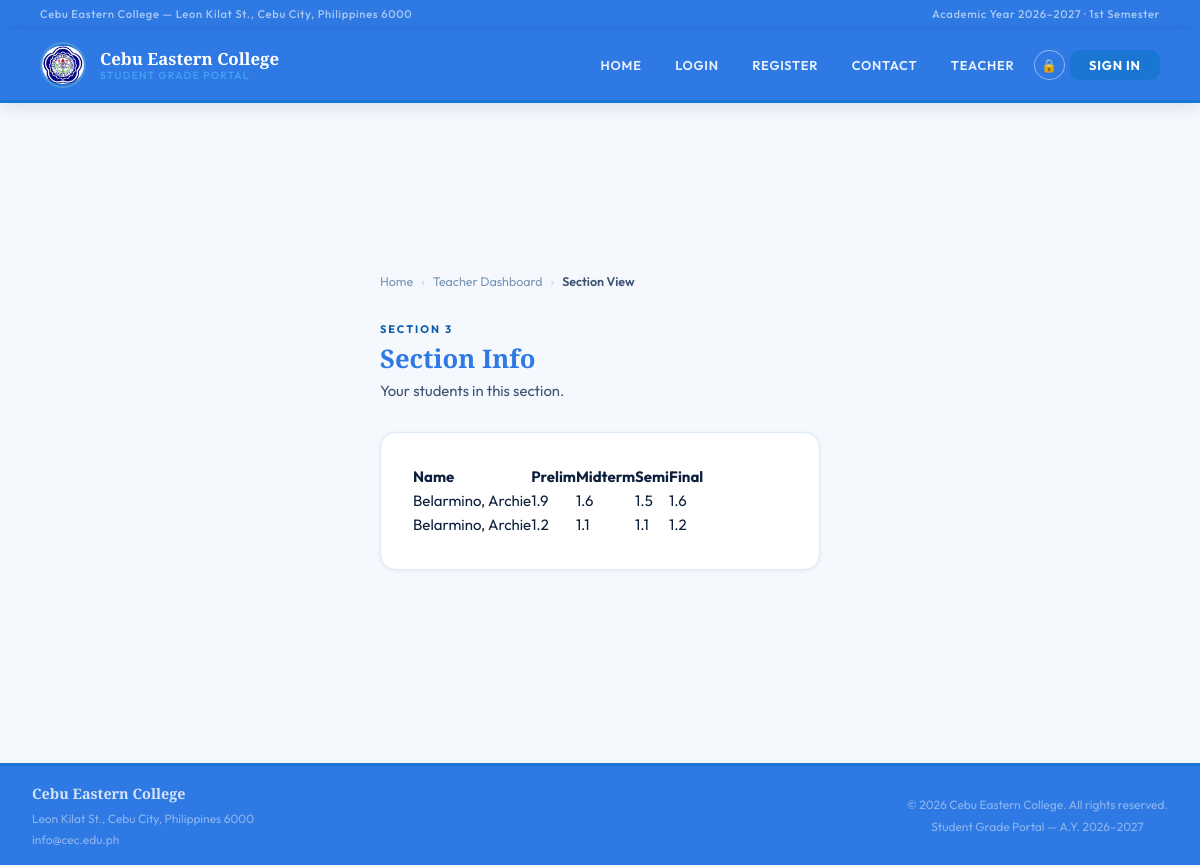
Page /teacher/Section 3/ (signed in) on the committed database.
### portal/models.py (models this page shows, shortened)
class ClassSection(models.Model):
    teacher = models.ForeignKey(Teacher, on_delete=models.CASCADE)
    subject = models.ForeignKey(Subject, on_delete=models.CASCADE)
    section_name = models.CharField(max_length=50)
    semester = models.CharField(max_length=10, choices=SEMESTER_CHOICES, default='1st')
    school_yr = models.CharField(max_length=20, default='2026-2027')
    students = models.ManyToManyField(Student, blank=True)
    class Meta:
        unique_together = ['teacher', 'subject', 'section_name', 'semester', 'school_yr']

class Grade(models.Model):
    student   = models.ForeignKey(Student, on_delete=models.CASCADE, related_name='grades')
    subject   = models.ForeignKey(Subject, on_delete=models.CASCADE)
    section   = models.ForeignKey('ClassSection', on_delete=models.CASCADE)
    semester  = models.CharField(max_length=10, choices=SEMESTER_CHOICES, default='1st')
    school_yr = models.CharField(max_length=20, default='2026-2027')
    prelim  = models.FloatField(null=True, blank=True)
    midterm = models.FloatField(null=True, blank=True)
    semi    = models.FloatField(null=True, blank=True)
    final   = models.FloatField(null=True, blank=True)
    remarks = models.CharField(max_length=10, choices=REMARKS_CHOICES, blank=True, default='')
    class Meta:
        ordering = ['-school_yr', 'semester', 'subject__code']
        unique_together = ['student', 'subject', 'semester', 'school_yr']

class Student(AbstractBaseUser):
    student_no  = models.CharField(max_length=20, unique=True)
    last_name   = models.CharField(max_length=100)
    first_name  = models.CharField(max_length=100)
    email       = models.EmailField(unique=True)
    course      = models.CharField(max_length=10, choices=COURSE_CHOICES, default='BSIT')
    year_level  = models.IntegerField(choices=YEAR_CHOICES, default=1)
    created_at  = models.DateTimeField(auto_now_add=True)
    is_active   = models.BooleanField(default=True)
    is_staff    = models.BooleanField(default=False)
    is_superuser = models.BooleanField(default=False)
    USERNAME_FIELD = 'student_no'
    REQUIRED_FIELDS = ['first_name', 'last_name', 'email']
    objects = StudentManager()

### portal/views.py (the view)
# urls.py: path('teacher/<str:section_name>/', views.section_view, name='teacher_section_view'),
def section_view(request, section_name):
    teacher = Teacher.objects.get(id=request.session.get('teacher_id'))
    section = ClassSection.objects.get(
        teacher=teacher,
        section_name=section_name
    )
    grades = Grade.objects.filter(section=section).select_related('student')
    students = section.students.all()
    return render(request, 'portal/teacher_section_view.html', {
        'section': section,
        'grades': grades,
        'students': students,
    })

### portal/templates/portal/teacher_section_view.html (shortened to what this page needs)
{% extends 'portal/base.html' %}
{% block content %}
  <div class="page-wrap page-wrap-narrow w-full" style="padding-top:2.5rem;">
    <div class="breadcrumb">
      <a href="{% url 'index' %}">Home</a>
      <span class="sep">›</span>
      <a href="{% url 'teacher' %}">Teacher Dashboard</a>
      <span class="sep">›</span>
      <span>Section View</span>
    </div>
    <div class="section-header fade-up">
      <div class="eyebrow">{{ section.section_name }}</div>
      <h2>Section Info</h2>
      <p>Your students in this section.</p>
    </div>
    <div class="card fade-up-2 w-full">
     <table>
  <thead>
    <tr>
      <th class="text-left">Name</th>
      <th class="text-left">Prelim</th>
      <th class="text-left">Midterm</th>
      <th class="text-left">Semi</th>
      <th class="text-left">Final</th>
    </tr>
  </thead>
  <tbody>
    {% for item in grades %}
<tr>
  <td>{{ item.student.last_name }}, {{ item.student.first_name }}</td>
  <td>{{ item.prelim }}</td>
  <td>{{ item.midterm }}</td>
  <td>{{ item.semi }}</td>
  <td>{{ item.final }}</td>
</tr>
{% endfor %}
  </tbody>
</table>
    </div>
  </div>
{% endblock %}

### portal/static/portal/css/style.css (style rules this page uses)
:root { --navy: #2e79e3; --navy-mid: #142875; --navy-light: #1a3494; --sky: #1976d2; --sky-light: #42a5f5; --sky-dim: #0d5ca8; --sky-pale: #e3f0fc; --sky-tint: #f0f7ff; --white: #ffffff; --off-white: #f5f8fd; --text: #0d1f3c; --text-mid: #3d5273; --text-light: #7a95b8; --red: #c62828; --red-light: #ef5350; --green: #1b5e20; --green-light: #2e7d32; --border: #c8dbf0; --border-light: #deeaf8; --shadow-sm: 0 1px 4px rgba(13,33,88,.07); --shadow-md: 0 4px 18px rgba(13,33,88,.11); --shadow-lg: 0 12px 40px rgba(13,33,88,.17); --serif: 'Playfair Display', Georgia, serif; --sans: 'Outfit', sans-serif; --mono: 'JetBrains Mono', monospace; --radius: 10px; --radius-lg: 16px; }
*, *::before, *::after { box-sizing:border-box; margin:0; padding:0; }
html { scroll-behavior: smooth; overflow-x: hidden; scrollbar-width: none; -ms-overflow-style: none; }
body { font-family: var(--sans); background: var(--off-white); color: var(--text); min-height: 100vh; display: flex; flex-direction: column; font-size: 15px; line-height: 1.6; }
.page-wrap { flex:1; width:100%; max-width:1200px; margin:0 auto; padding:2.5rem 2.5rem 4rem; display: flex; flex-direction: column; justify-content: center; min-height: calc(100vh - 140px); }
.page-wrap-narrow { max-width:520px; }
.section-header { margin-bottom:1.8rem; }
.section-header .eyebrow { font-size:.68rem; font-weight:700; letter-spacing:.18em; text-transform:uppercase; color: var(--sky-dim); margin-bottom:.35rem; }
.section-header h2 { font-family: var(--serif); font-size:1.6rem; font-weight:700; color:var(--navy); line-height:1.2; }
.section-header p { color:var(--text-mid); font-size:.93rem; margin-top:.3rem; }
.card { background: var(--white); border: 1px solid var(--border-light); border-radius: var(--radius-lg); padding: 2rem; box-shadow: var(--shadow-sm); }
a { color:var(--sky-dim); text-decoration:none; }
.breadcrumb { display:flex; align-items:center; gap:.5rem; font-size:.78rem; color:var(--text-light); margin-bottom:1.8rem; }
.breadcrumb a { color:var(--text-light); }
.breadcrumb span { color:var(--text-mid); font-weight:600; }
.breadcrumb .sep { color:var(--border); }
.fade-up { animation: fadeUp .45s ease forwards; }
.fade-up-2 { animation: fadeUp .45s .10s ease both; }

### rows in the picture
ClassSection: section_name "SECTION 3"
Grade: student.last_name "Belarmino", student.first_name "Archie", prelim "1.9", midterm "1.6", semi "1.5", final "1.6"
Grade: student.last_name "Belarmino", student.first_name "Archie", prelim "1.2", midterm "1.1", semi "1.1", final "1.2"
